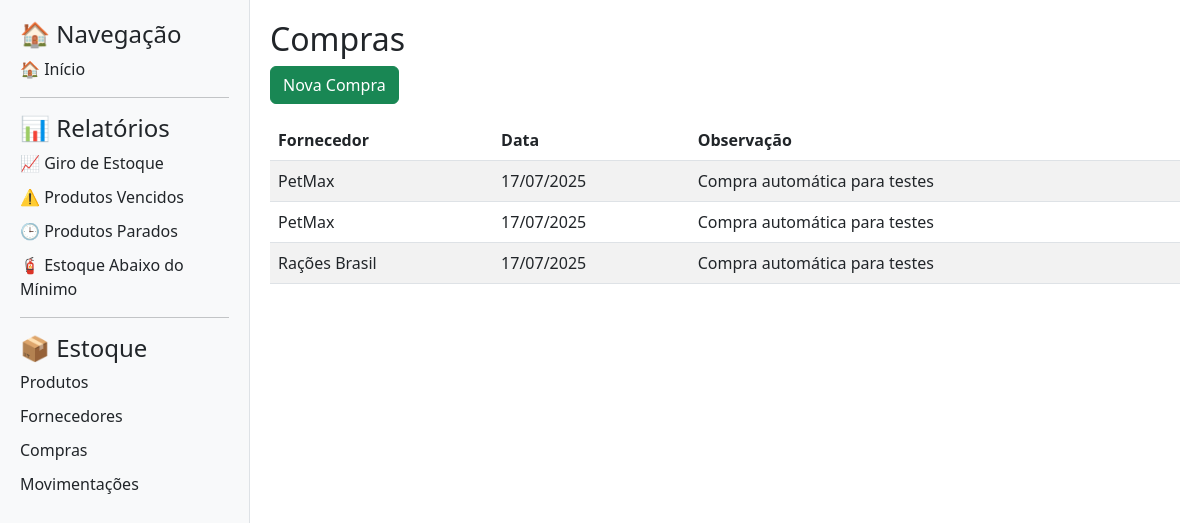
Before: /compras with the older database file.
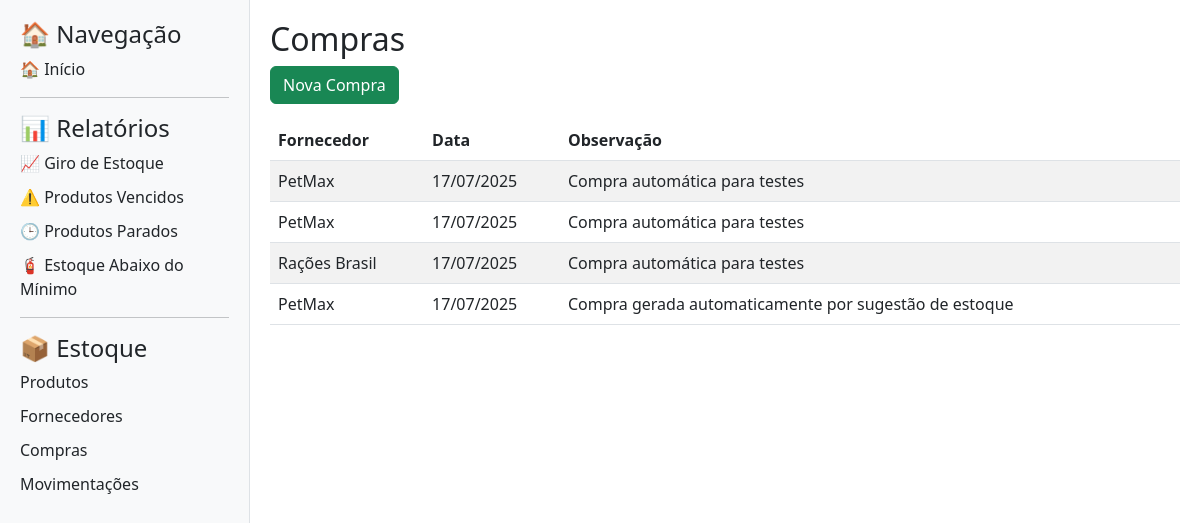
After: the same page with the newer database file.
### app/models.py (models this page shows)
class Compra(db.Model):
    id = db.Column(db.Integer, primary_key=True)
    fornecedor_id = db.Column(db.Integer, db.ForeignKey('fornecedor.id'))
    data = db.Column(db.DateTime, default=datetime.utcnow)
    observacao = db.Column(db.String(200))
    fornecedor = db.relationship('Fornecedor', backref='compras')

class Fornecedor(db.Model):
    id = db.Column(db.Integer, primary_key=True)
    nome = db.Column(db.String(100), nullable=False)
    contato = db.Column(db.String(100))
    avaliacao = db.Column(db.Integer)

### app/routes.py (the view)
@app.route("/compras")
def listar_compras():
    compras = Compra.query.all()
    return render_template("compras.html", compras=compras)

### app/templates/compras.html
{% extends 'base.html' %}
{% block content %}
<h2>Compras</h2>
<a class="btn btn-success mb-3" href="{{ url_for('nova_compra') }}">Nova Compra</a>
<table class="table table-striped">
    <thead>
        <tr>
            <th>Fornecedor</th>
            <th>Data</th>
            <th>Observação</th>
        </tr>
    </thead>
    <tbody>
        {% for compra in compras %}
        <tr>
            <td>{{ compra.fornecedor.nome }}</td>
            <td>{{ compra.data.strftime('%d/%m/%Y') }}</td>
            <td>{{ compra.observacao }}</td>
        </tr>
        {% endfor %}
    </tbody>
</table>
{% endblock %}

### app/templates/base.html (shortened to what this page needs)
<!DOCTYPE html>
<html lang="pt-br">
<head>
    <link href="https://cdn.jsdelivr.net/npm/bootstrap@5.3.0/dist/css/bootstrap.min.css" rel="stylesheet">
    <link rel="stylesheet" href="{{ url_for('static', filename='style.css') }}">
</head>
<body>
    <div class="sidebar">
        <h4>🏠 Navegação</h4>
        <a href="{{ url_for('dashboard') }}">🏠 Início</a>
        <hr>
        <h4>📊 Relatórios</h4>
        <a href="{{ url_for('relatorio_giro_estoque') }}">📈 Giro de Estoque</a>
        <a href="{{ url_for('relatorio_vencidos') }}">⚠️ Produtos Vencidos</a>
        <a href="{{ url_for('relatorio_parados') }}">🕒 Produtos Parados</a>
        <a href="{{ url_for('relatorio_estoque_baixo') }}">🧯 Estoque Abaixo do Mínimo</a>
        <hr>
        <h4>📦 Estoque</h4>
        <a href="{{ url_for('listar_produtos') }}">Produtos</a>
        <a href="{{ url_for('listar_fornecedores') }}">Fornecedores</a>
        <a href="{{ url_for('listar_compras') }}">Compras</a>
        <a href="{{ url_for('listar_movimentacoes') }}">Movimentações</a>
    </div>
    <div class="content">
        {% block content %}{% endblock %}
    </div>
</body>
</html>

### app/static/style.css (style rules this page uses)
body { display: flex; }
.sidebar { width: 250px; min-height: 100vh; background-color: #f8f9fa; padding: 20px; border-right: 1px solid #dee2e6; }
.content { flex: 1; padding: 20px; }
.sidebar a { display: block; margin-bottom: 10px; color: #212529; text-decoration: none; }

Changed rows visible on the page:
added Compra: fornecedor.nome "PetMax", data "17/07/2025", observacao "Compra gerada automaticamente por sugestão de estoque"
